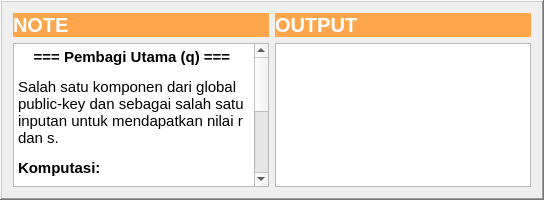
            <widget class="QFrame" name="frame_output">
             <property name="maximumSize">
              <size>
               <width>16777215</width>
               <height>200</height>
              </size>
             </property>
             <property name="frameShape">
              <enum>QFrame::WinPanel</enum>
             </property>
             <property name="frameShadow">
              <enum>QFrame::Raised</enum>
             </property>
             <layout class="QGridLayout" name="gridLayout_3">
              <item row="0" column="0">
               <layout class="QHBoxLayout" name="horizontalLayout">
                <item>
                 <layout class="QVBoxLayout" name="verticalLayout">
                  <item>
                   <widget class="QLabel" name="note">
                    <property name="font">
                     <font>
                      <pointsize>15</pointsize>
                      <weight>75</weight>
                      <bold>true</bold>
                     </font>
                    </property>
                    <property name="styleSheet">
                     <string notr="true">background-color: rgb(255, 166, 77);
color: rgb(255, 255, 255);</string>
                    </property>
                    <property name="text">
                     <string>NOTE</string>
                    </property>
                    <property name="margin">
                     <number>10</number>
                    </property>
                   </widget>
                  </item>
                  <item>
                   <widget class="QTextBrowser" name="isi_note">
                    <property name="html">
                     <string>&lt;!DOCTYPE HTML PUBLIC &quot;-//W3C//DTD HTML 4.0//EN&quot; &quot;http://www.w3.org/TR/REC-html40/strict.dtd&quot;&gt;
&lt;html&gt;&lt;head&gt;&lt;meta name=&quot;qrichtext&quot; content=&quot;1&quot; /&gt;&lt;style type=&quot;text/css&quot;&gt;
p, li { white-space: pre-wrap; }
&lt;/style&gt;&lt;/head&gt;&lt;body style=&quot; font-family:'Ubuntu'; font-size:11pt; font-weight:400; font-style:normal;&quot;&gt;
&lt;p align=&quot;center&quot; style=&quot; margin-top:12px; margin-bottom:12px; margin-left:0px; margin-right:0px; -qt-block-indent:0; text-indent:0px;&quot;&gt;&lt;span style=&quot; font-weight:600;&quot;&gt;=== Pembagi Utama (q) === &lt;/span&gt;&lt;/p&gt;
&lt;p style=&quot; margin-top:12px; margin-bottom:12px; margin-left:0px; margin-right:0px; -qt-block-indent:0; text-indent:0px;&quot;&gt;Salah satu komponen dari global public-key dan sebagai salah satu inputan untuk mendapatkan nilai r dan s.&lt;/p&gt;
&lt;p style=&quot; margin-top:12px; margin-bottom:12px; margin-left:0px; margin-right:0px; -qt-block-indent:0; text-indent:0px;&quot;&gt;&lt;span style=&quot; font-weight:600;&quot;&gt;Komputasi:  &lt;/span&gt;&lt;/p&gt;
&lt;p style=&quot; margin-top:12px; margin-bottom:12px; margin-left:0px; margin-right:0px; -qt-block-indent:0; text-indent:0px;&quot;&gt;Pembagi utama dari (p-1)&lt;/p&gt;
&lt;p style=&quot; margin-top:12px; margin-bottom:12px; margin-left:0px; margin-right:0px; -qt-block-indent:0; text-indent:0px;&quot;&gt;&lt;span style=&quot; font-weight:600;&quot;&gt;2^159 &amp;lt; q &amp;lt; 2^160&lt;/span&gt; &lt;/p&gt;
&lt;p style=&quot; margin-top:12px; margin-bottom:12px; margin-left:0px; margin-right:0px; -qt-block-indent:0; text-indent:0px;&quot;&gt;*pada studi kasus diganti menjadi &lt;/p&gt;
&lt;p style=&quot; margin-top:12px; margin-bottom:12px; margin-left:0px; margin-right:0px; -qt-block-indent:0; text-indent:0px;&quot;&gt;&lt;span style=&quot; font-weight:600;&quot;&gt;2 &amp;lt; q &amp;lt; (p-1)/100&lt;/span&gt;&lt;/p&gt;
&lt;p style=&quot; margin-top:12px; margin-bottom:12px; margin-left:0px; margin-right:0px; -qt-block-indent:0; text-indent:0px;&quot;&gt;nilai pembagi utama diambil dari yang paling besar&lt;/p&gt;&lt;/body&gt;&lt;/html&gt;</string>
                    </property>
                   </widget>
                  </item>
                 </layout>
                </item>
                <item>
                 <layout class="QVBoxLayout" name="verticalLayout_4">
                  <item>
                   <widget class="QLabel" name="output">
                    <property name="font">
                     <font>
                      <pointsize>15</pointsize>
                      <weight>75</weight>
                      <bold>true</bold>
                     </font>
                    </property>
                    <property name="styleSheet">
                     <string notr="true">background-color: rgb(255, 166, 77);
color: rgb(255, 255, 255);</string>
                    </property>
                    <property name="text">
                     <string>OUTPUT</string>
                    </property>
                    <property name="margin">
                     <number>10</number>
                    </property>
                   </widget>
                  </item>
                  <item>
                   <widget class="QTextBrowser" name="nilai_output"/>
                  </item>
                 </layout>
                </item>
               </layout>
              </item>
             </layout>
            </widget>
